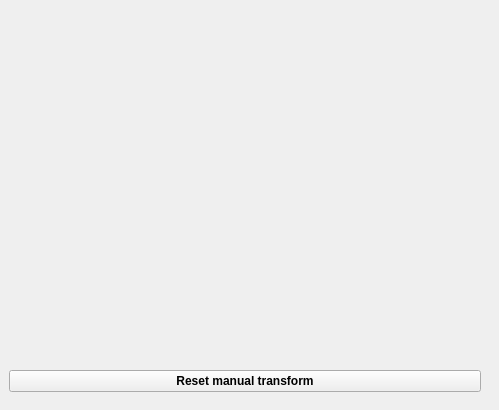
        <widget class="QWidget" name="tab">
         <attribute name="title">
          <string>TransformSliders</string>
         </attribute>
         <widget class="qSlicerWidget" name="TransformTab" native="true">
          <property name="geometry">
           <rect>
            <x>0</x>
            <y>0</y>
            <width>490</width>
            <height>401</height>
           </rect>
          </property>
          <layout class="QGridLayout" name="gridLayout_5">
           <item row="0" column="0">
            <widget class="ctkCollapsibleButton" name="TransformSliders" native="true">
             <property name="enabled">
              <bool>true</bool>
             </property>
             <property name="sizePolicy">
              <sizepolicy hsizetype="Minimum" vsizetype="Preferred">
               <horstretch>0</horstretch>
               <verstretch>0</verstretch>
              </sizepolicy>
             </property>
             <property name="minimumSize">
              <size>
               <width>0</width>
               <height>340</height>
              </size>
             </property>
             <property name="text" stdset="0">
              <string>TransformSliders</string>
             </property>
             <property name="collapsed" stdset="0">
              <bool>false</bool>
             </property>
             <layout class="QVBoxLayout" name="verticalLayout_7">
              <item>
               <widget class="qMRMLTransformSliders" name="MRMLRotationSliders" native="true">
                <property name="enabled">
                 <bool>false</bool>
                </property>
                <property name="Title" stdset="0">
                 <string>Rotation</string>
                </property>
                <property name="ISLabel" stdset="0">
                 <string notr="true">IS</string>
                </property>
                <property name="SingleStep" stdset="0">
                 <double>0.500000000000000</double>
                </property>
                <property name="minimum" stdset="0">
                 <double>-180.000000000000000</double>
                </property>
                <property name="maximum" stdset="0">
                 <double>180.000000000000000</double>
                </property>
                <property name="minMaxVisible" stdset="0">
                 <bool>false</bool>
                </property>
               </widget>
              </item>
              <item>
               <widget class="qMRMLTransformSliders" name="MRMLTranslationSliders" native="true">
                <property name="enabled">
                 <bool>false</bool>
                </property>
                <property name="Title" stdset="0">
                 <string>Translation</string>
                </property>
                <property name="SingleStep" stdset="0">
                 <double>0.100000000000000</double>
                </property>
                <property name="minimum" stdset="0">
                 <double>-500.000000000000000</double>
                </property>
                <property name="maximum" stdset="0">
                 <double>500.000000000000000</double>
                </property>
                <property name="minMaxVisible" stdset="0">
                 <bool>false</bool>
                </property>
               </widget>
              </item>
              <item>
               <widget class="QPushButton" name="ResetManualTransformButton">
                <property name="font">
                 <font>
                  <weight>75</weight>
                  <bold>true</bold>
                 </font>
                </property>
                <property name="text">
                 <string>Reset manual transform</string>
                </property>
               </widget>
              </item>
             </layout>
            </widget>
           </item>
          </layout>
         </widget>
        </widget>
